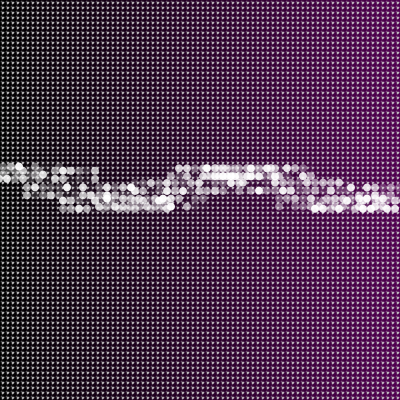
Frame 1 (no input)
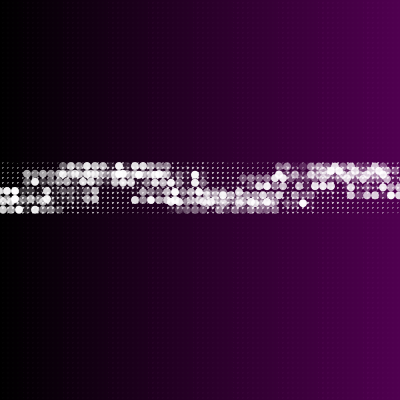
Frame 60 (the mouse pressed at the canvas centre just before this capture)
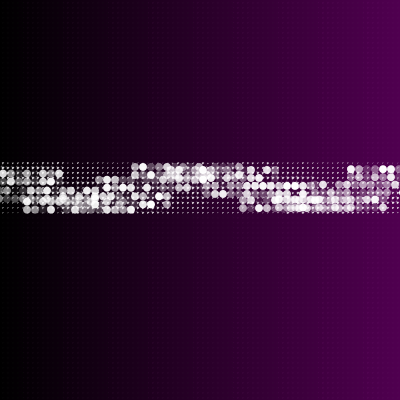
Frame 120 (the mouse held since frame 60 and released just before this capture)

The Processing sketch that drew these frames (run headless with seeded random() and noise(); from frame 60 on, the mouse is pressed at the canvas centre):

// Processing sketch: Sketch_24
// ── Sketch_24.pde
int colorr=0;
int colorg=0;
int colorb=0;


void setup(){
  size(400, 400);
 
}

void draw(){
  background();
  
  String shape="circlenumber";
  int size=100/(shape.length());
  for (int i=0; i<shape.length(); i++){

    for (int x=-10; x<4; x++){
      for (int y=0; y<2; y++){
    fill(255,random(255));
    noStroke();
         ellipse(x*size+35+(i*size*4.5),200-(size*2)+y*size+(size+10)*sin(millis()*.01+(i*1)),size,size);
        
      }
    }
  }  
}


void background(){
  
    for (int i=0;i<90;i++){
      for (int b=0;b<90;b++){
        
        stroke(i/1,colorg,i/1);
        fill(i/1,colorg,i/1);
        ellipse(i*5,b*5,4,4);
        
      }
    }
  }


void keyPressed() {
  if(key=='g'){
    colorr=200;
    colorg=255;
    colorb=236;
  }
  if(key=='r'){
    colorr=255;
    colorg=102;
    colorb=102;
  }
  if(key=='a'){
    colorr=206;
    colorg=206;
    colorb=255;
  }
  if(key=='c'){
    colorr=214;
    colorg=255;
    colorb=89;
  }
  if(key=='e'){
    colorr=255;
    colorg=255;
    colorb=236;
  }
  if(key==' '){
    colorr=0;
    colorg=0;
    colorb=0;
  }
 
}
